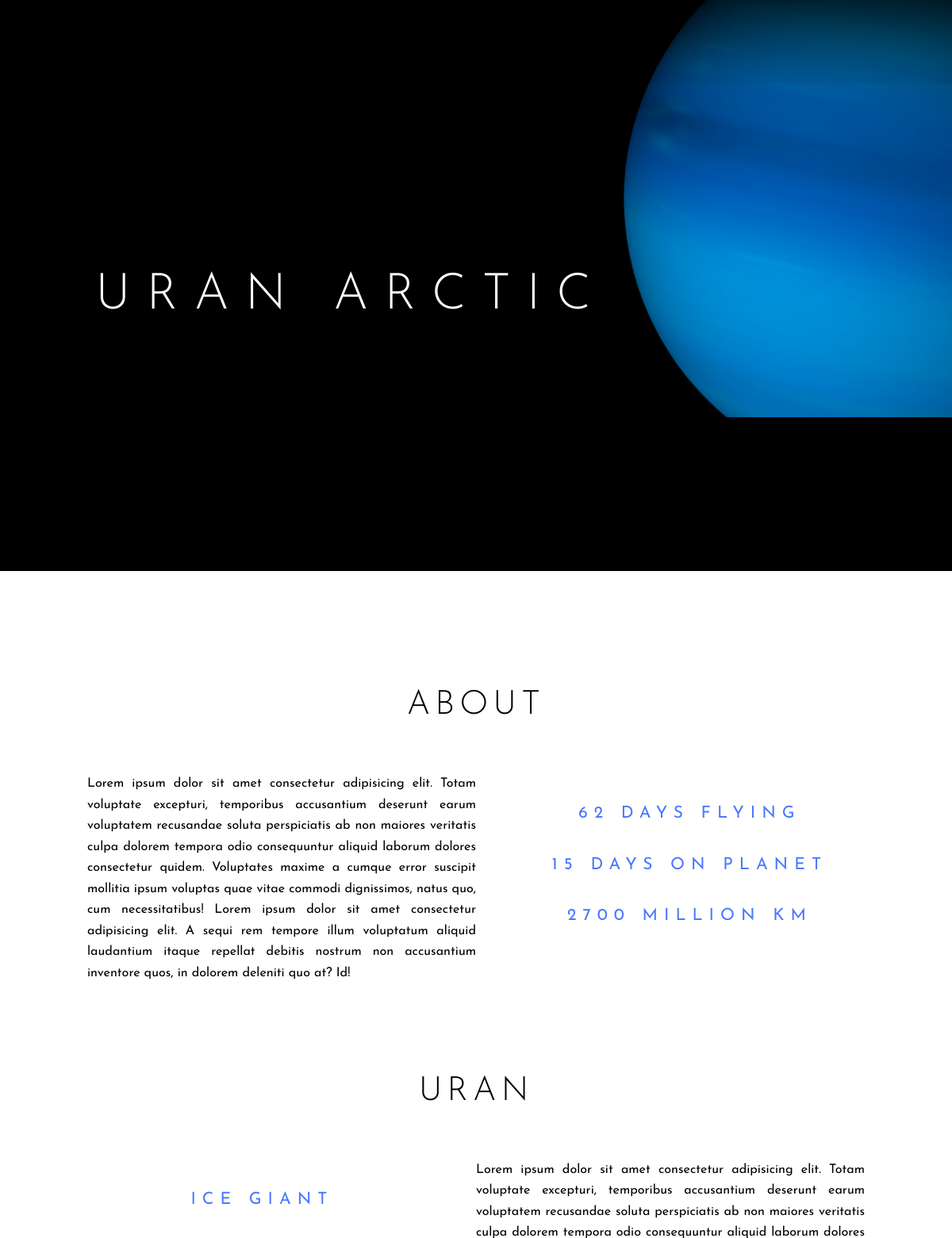
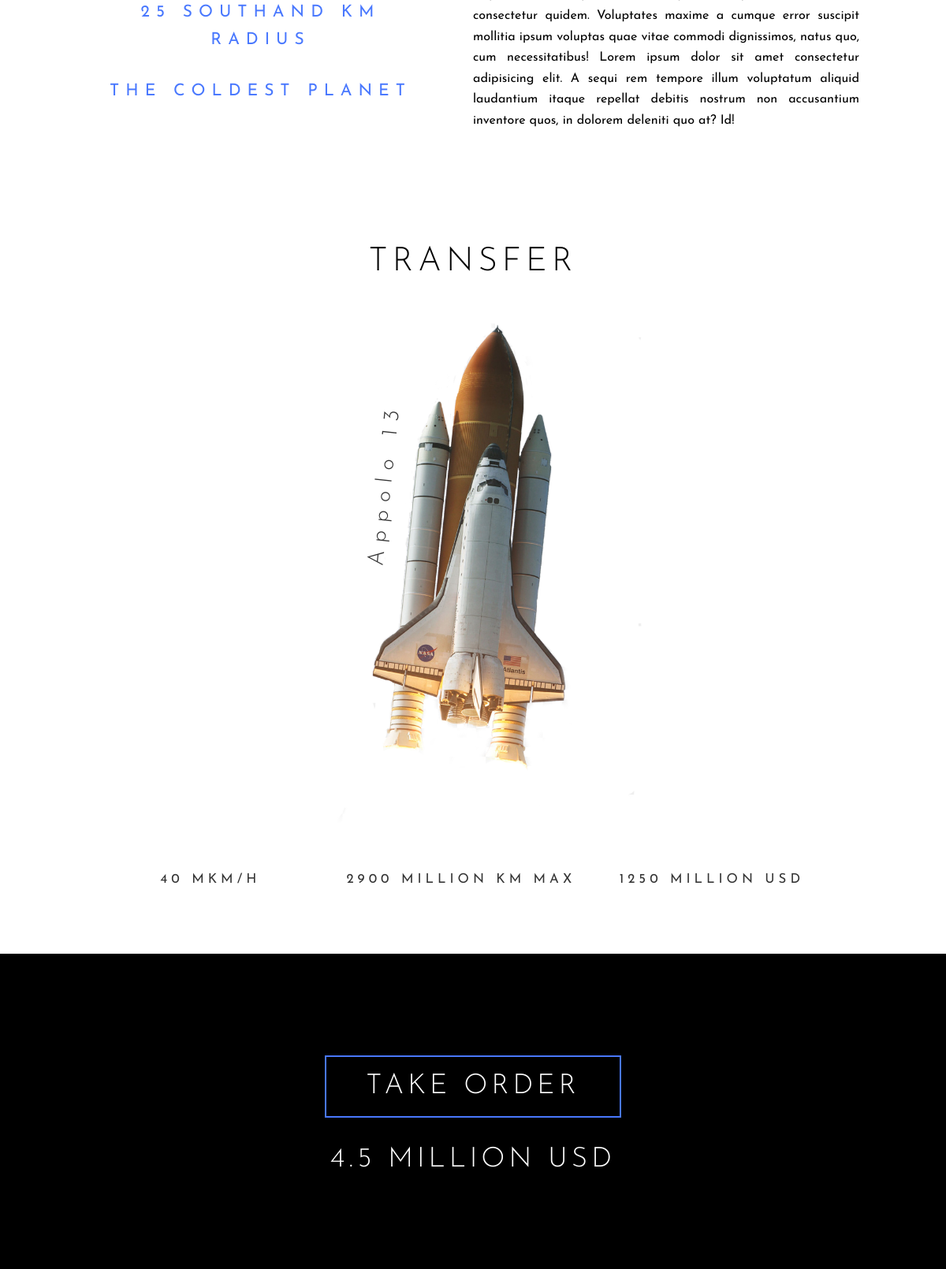
The app's page /space.com/item.php?id=3 with its own data (2 pictures, top to bottom).
### tables this page shows
CREATE TABLE `tour` (
  `tour_id` int(11) NOT NULL,
  `tour_name` varchar(45) NOT NULL,
  `planet_name` varchar(45) NOT NULL,
  `shuttle_name` varchar(45) NOT NULL,
  `tour_fly_days` int(11) NOT NULL,
  `tour_days_on_planet` int(11) NOT NULL,
  `tour_age_limit` int(11) DEFAULT NULL,
  `tour_description` text NOT NULL,
  `tour_usd` float NOT NULL,
  `tour_image` text NOT NULL
);

CREATE TABLE `planet` (
  `planet_id` int(11) NOT NULL,
  `planet_name` varchar(45) NOT NULL,
  `planet_distance_mkm` varchar(45) NOT NULL,
  `planet_radius` tinyint(4) NOT NULL,
  `planet_description` longtext NOT NULL,
  `planet_surname` varchar(20) NOT NULL,
  `planet_fact` text NOT NULL
);

CREATE TABLE `shattle` (
  `shattle_id` int(11) NOT NULL,
  `shattle_name` varchar(45) NOT NULL,
  `shattle_capacity` tinyint(4) NOT NULL,
  `shattle_maxdist` int(10) NOT NULL,
  `shuttle_speed` int(11) NOT NULL,
  `shattle_class` varchar(45) NOT NULL,
  `shattle_usd` int(10) NOT NULL,
  `shattle_discription` text NOT NULL
);

### space.com/item.php (the view, shortened to what this page needs)
<?php
	include("registration.php");
    $id = $_GET['id'];
    $res = mysql_query("SELECT * FROM tour join planet on tour.planet_name  = planet.planet_name join shattle on tour.shuttle_name  = shattle.shattle_name WHERE tour_id = $id", $link);
    $item = mysql_fetch_assoc($res);
?>
<!DOCTYPE html>
<html lang="ru">
<head>
</head>
<body>
	<section class="item-main">
        <div class="header">
            <section>
                <img src="img/<?php echo($item['tour_image'])?>" alt="">
                <h1 class=""><?php echo($item['tour_name'])?></h1>
            </section>
        </div>
		<div class="wrap">
			<div class="top-line" style="position: fixed">
				<div class="top-line-menu">
					<ul>
					</ul>
				</div>
            </div>
            <div class="tour clearfix">
                <h2>about</h2>
                <p class="desc">Lorem ipsum dolor sit amet consectetur adipisicing elit. Totam voluptate excepturi, temporibus accusantium deserunt earum voluptatem recusandae soluta perspiciatis ab non maiores veritatis culpa dolorem tempora odio consequuntur aliquid laborum dolores consectetur quidem. Voluptates maxime a cumque error suscipit mollitia ipsum voluptas quae vitae commodi dignissimos, natus quo, cum necessitatibus! Lorem ipsum dolor sit amet consectetur adipisicing elit. A sequi rem tempore illum voluptatum aliquid laudantium itaque repellat debitis nostrum non accusantium inventore quos, in dolorem deleniti quo at? Id!    </p>
                <ul>
                    <li class="fly"><?php echo($item['tour_fly_days']) ?> days flying</li>
                    <li class="total"><?php echo($item['tour_days_on_planet']) ?> days on planet</li>
                    <li><?php echo($item['planet_distance_mkm']) ?> million km</li>
                </ul>
            </div>
            <div class="resort clearfix">
                <h2><?php echo($item['planet_name']) ?></h2>
                <p class="desc">Lorem ipsum dolor sit amet consectetur adipisicing elit. Totam voluptate excepturi, temporibus accusantium deserunt earum voluptatem recusandae soluta perspiciatis ab non maiores veritatis culpa dolorem tempora odio consequuntur aliquid laborum dolores consectetur quidem. Voluptates maxime a cumque error suscipit mollitia ipsum voluptas quae vitae commodi dignissimos, natus quo, cum necessitatibus! Lorem ipsum dolor sit amet consectetur adipisicing elit. A sequi rem tempore illum voluptatum aliquid laudantium itaque repellat debitis nostrum non accusantium inventore quos, in dolorem deleniti quo at? Id!    </p>
                <ul>
                    <li class="fly"><?php echo($item['planet_surname']) ?></li>
                    <li class="total"><?php echo($item['planet_radius']) ?> southand km radius</li>
                    <li><?php echo($item['planet_fact']) ?></li>
                </ul>
            </div>
            <div class="transfer clearfix">
                <h2>transfer</h2>
                <div></div>
                <p><?php echo($item['shuttle_name']) ?></p>
                <ul>
                    <li><?php echo($item['shuttle_speed']) ?> mkm/h</li>
                    <li><?php echo($item['shattle_maxdist']) ?> million km max</li>
                    <li><?php echo($item['shattle_usd']) ?> million usd</li>
                </ul>
            </div>
        </div>
        <div class="order" >
            <a href="tourId=<?php echo $id?>&tourN=<?php echo($item['tour_name']);?>&tourC=<?php echo($item['tour_usd']);?>&clientId=<?php if($_SESSION['auth'] == 'auth'){
					echo $_SESSION['auth_id'];
				} else{
					echo 0;
				}?>" class="take-order" >take order</a>
            <p class="coast" ><?php echo($item['tour_usd']) ?> million usd</p>
        </div>
	</section>
	<link href="https://maxcdn.bootstrapcdn.com/font-awesome/4.7.0/css/font-awesome.min.css" rel="stylesheet">
	<link rel="stylesheet" href="css/style.min.css">
</body>
</html>

### records on screen
tour: tour_image (picture), tour_name "URAN ARCTIC", tour_fly_days "62", tour_days_on_planet "15", planet.planet_distance_mkm "2700", planet.planet_name "URAN", planet.planet_surname "ICE GIANT", planet.planet_radius "25", planet.planet_fact "THE COLDEST PLANET", shuttle_name "Appolo 13", shattle.shuttle_speed "40", shattle.shattle_maxdist "2900", shattle.shattle_usd "1250", tour_usd "4.5"
